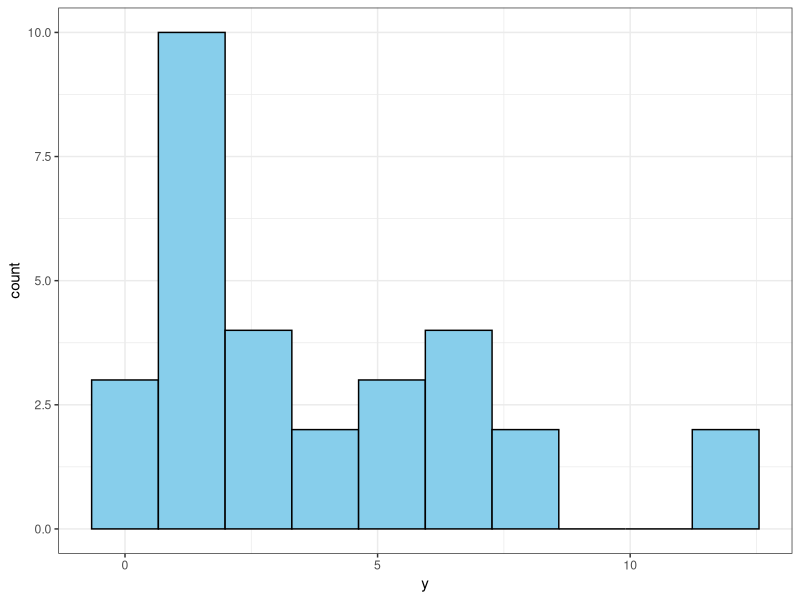

Generate this figure with R:
# Data from experiment
set.seed(312)
y <- round(rlnorm(30, meanlog = 1, sdlog = 1),2)

# Histogram
library(ggplot2)

ggplot(mapping = aes(x = y)) + 
  geom_histogram(bins = 10, color = 'black', fill = 'skyblue') + 
  theme_bw()


# Regular t.test
y_test <- t.test(y, mu = 5)
y_test
y_test$conf.int

# Log transform
log_y <- log(y)
log_y_test <- t.test(log_y, mu = log(5))
log_y_test
exp(log_y_test$conf.int)
